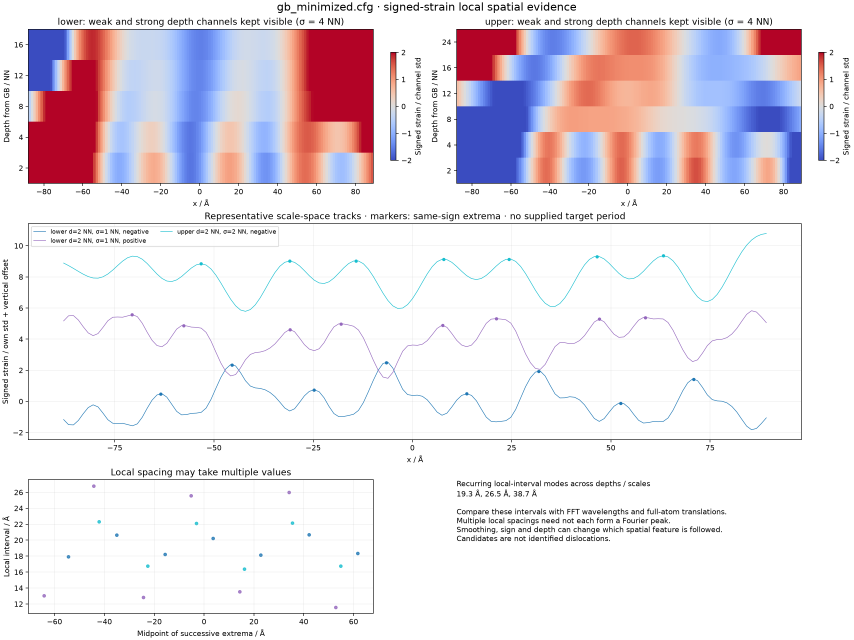
#> input picture projects/Demo-GPT/artifacts/analysis/gb_periodicity/gb-periodicity-20261021-202310-f3831c/local_strain/local_strain_events.png, 2560 x 1920 px (shown at 1/3 size)
$ python -i ovito_rendering.py   (imports and definitions only)
#> lines starting #> are read from the running program, lines starting #| are printed output that depends on the picture
"""OVITO-based atomic structure rendering for the Analysis worker."""

from __future__ import annotations

import hashlib
import json
import math
import os
from pathlib import Path
import tempfile
from typing import TYPE_CHECKING, Any, Sequence

import numpy as np

if TYPE_CHECKING:
    from ovito.pipeline import Pipeline

DEFAULT_IMAGE_SIZE = (3840, 2160)
# Top view: camera looks straight down the -Z axis (orthogonal projection set below).
DEFAULT_CAMERA_DIR = (0.0, 0.0, -1.0)
RENDER_METADATA_ATTRIBUTE = "GBclaw.RenderMetadata"
MAX_DISPLACEMENT_ARROW_LENGTH = 2.0
ARROW_SCALE_MODES = ("physical_capped", "median_capped")
# Empty border kept around the rendered content when a PNG is cropped.
CROP_MARGIN_PIXELS = 50


# [109 lines left out: functions validate_arrow_policy, _positive, validate_particle_ids, summarize_displacements, _normalize_triplet, not called in this run]


def _prepare_ovito() -> None:
    os.environ.setdefault("QT_QPA_PLATFORM", "offscreen")
    os.environ.setdefault("XDG_CACHE_HOME", str(Path(tempfile.gettempdir()) / "gbclaw-render-cache"))


# [232 lines left out: functions structure_file_info, add_displacement_modifier, configure_displacement_display, build_render_pipeline, render_pipeline_image, not called in this run]


def crop_to_content(path: Path | str, *, margin: int = CROP_MARGIN_PIXELS) -> dict[str, Any]:
    """Crop a rendered PNG to its non-empty pixels with an empty ``margin`` on each side.

    Empty means transparent, or for an opaque image the colour of its top-left
    pixel; the margin is filled the same way, so it is exact even where content
    reached the render's edge. An image with no content is left as it is.
    ``crop_box`` is the content box plus margin in rendered-image pixels.
    """
#> called with margin = 50
    from PIL import Image, ImageChops

    target = Path(path)
    with Image.open(target) as image:
#> image is the input picture: PIL image 2560x1920 RGBA; mean R, G, B, A 234.9, 227.4, 233.8, 255
        image.load()
        rendered = image.size
#> rendered = (2560, 1920)
        transparent = "A" in image.getbands()
#> transparent = True
        empty = (0,) * len(image.getbands()) if transparent else image.getpixel((0, 0))
#> empty = (0, 0, 0, 0)
        if transparent:
            content = image.getchannel("A").point(lambda value: 255 if value else 0).getbbox()
#> content = (0, 0, 2560, 1920)
        else:
            content = ImageChops.difference(image, Image.new(image.mode, rendered, empty)).getbbox()
        if content is None:
            return dict(rendered_image_size=list(rendered), crop_box=[0, 0, *rendered],
                        image_size=list(rendered), crop_margin_pixels=0)
        left, top, right, bottom = content
#> left = 0; top = 0; right = 2560; bottom = 1920
        canvas = Image.new(image.mode, (right - left + 2 * margin, bottom - top + 2 * margin), empty)
#> canvas: PIL image 2660x2020 RGBA; every value is 0
        canvas.paste(image.crop(content), (margin, margin))
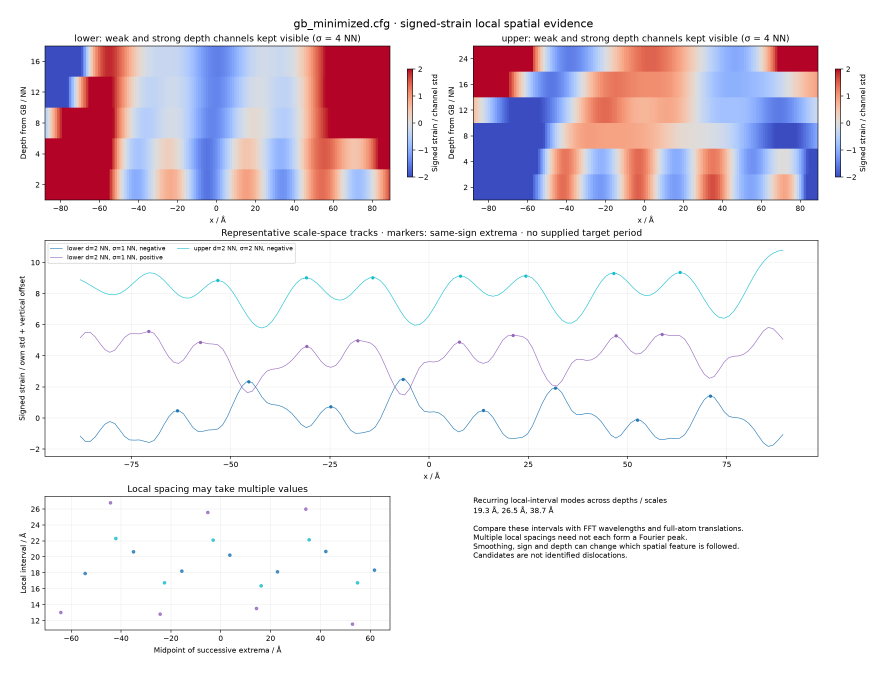
#> canvas: PIL image 2660x2020 RGBA (shown at 1/3 size); mean R, G, B, A 214.9, 208, 213.8, 233.3; transparent parts drawn white
    temporary = target.with_name(f".{target.name}.crop.png")
    canvas.save(temporary, format="PNG")
    os.replace(temporary, target)
    return dict(rendered_image_size=list(rendered),
                crop_box=[left - margin, top - margin, right + margin, bottom + margin],
                image_size=list(canvas.size), crop_margin_pixels=margin)


# [95 lines left out: functions render_atomic_structure_file, _main, not called in this run]


# [4 lines not run here, left out]

>>> result = crop_to_content('../../../../projects/Demo-GPT/artifacts/analysis/gb_periodicity/gb-periodicity-20261021-202310-f3831c/local_strain/local_strain_events.png')
#> result = {'rendered_image_size': [2560, 1920], 'crop_box': [-50, -50, 2610, 1970], 'image_size': [2660, 2020], 'crop_margin_pixels': 50}
